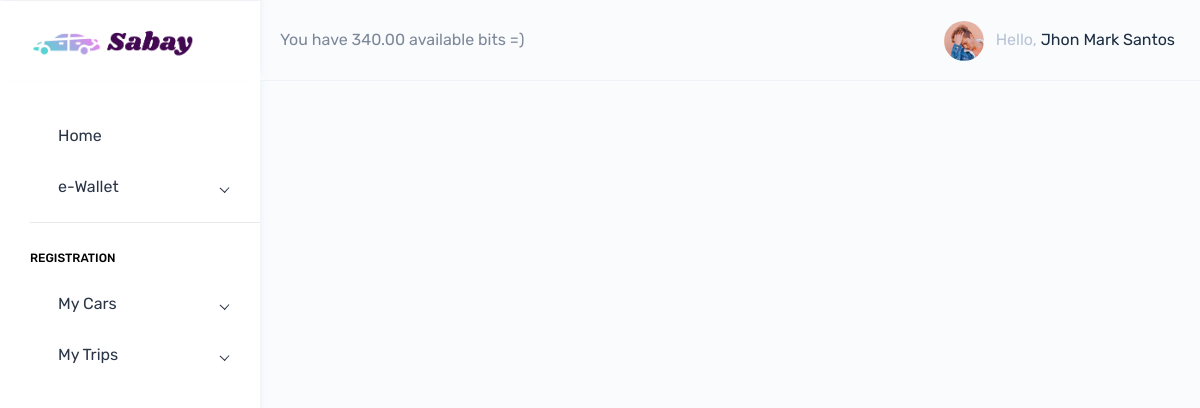
Page /user_trips/index.php (signed in) on the committed database.
### tables this page shows
CREATE TABLE `users` (
  `user_id` int(11) NOT NULL,
  `user_type` varchar(10) DEFAULT NULL,
  `user_fname` varchar(255) NOT NULL,
  `user_mname` varchar(255) DEFAULT NULL,
  `user_lname` varchar(255) NOT NULL,
  `user_contact_no` char(13) DEFAULT NULL,
  `user_email` varchar(255) NOT NULL,
  `user_password` varchar(255) NOT NULL,
  `user_barangay` varchar(255) NOT NULL,
  `user_city` varchar(255) NOT NULL,
  `user_province` varchar(255) NOT NULL,
  `user_id_type` varchar(255) DEFAULT NULL,
  `user_id_number` varchar(255) DEFAULT NULL,
  `user_id_rejected` tinyint(1) NOT NULL,
  `user_id_confirmed_at` timestamp NULL DEFAULT NULL,
  `user_verified_at` timestamp NULL DEFAULT NULL,
  `user_created_at` timestamp NOT NULL DEFAULT current_timestamp(),
  `user_balance` float(9,2) NOT NULL
);

### user_trips/index.php (the view, shortened to what this page needs)
<?php
include '../includes/connection.php';
include_once '../includes/auth.php';
$sql = "SELECT * FROM users WHERE user_id=$id";
$result = $connection->query($sql);
$row = $result->fetch_assoc();
require '../user_components/head.php';
?>
<?php
require '../user_components/topbar.php';
require '../user_components/sidebar.php';
?>
    <?php
    include_once '../user_components/foot.php';
    ?>

### includes/connection.php (called while the page is built, shortened)
<?php
$home = "http://localhost/2ND YEAR/3RD TERM/carpool-app";
?>

### includes/auth.php (called while the page is built)
<?php
if (isset($_SESSION['auth_id'])) {
    $id = $_SESSION['auth_id'];
} else {
    $_SESSION['bg'] =  "warning";
    $_SESSION['message'] = "Please login first!";
    header('Location: ' . $home . '/login.php');
    exit;
}

### user_trips/index.php (the view, shortened to what this page needs)
<?php
include '../includes/connection.php';
include_once '../includes/auth.php';
$sql = "SELECT * FROM users WHERE user_id=$id";
$result = $connection->query($sql);
$row = $result->fetch_assoc();
require '../user_components/head.php';
?>
<?php
require '../user_components/topbar.php';
require '../user_components/sidebar.php';
?>
    <?php
    include_once '../user_components/foot.php';
    ?>

### user_components/topbar.php (shortened to what this page needs)
</head>
<body >
    <div id="main-wrapper" data-theme="light" data-layout="vertical" data-navbarbg="skin6" data-sidebartype="full" data-sidebar-position="fixed" data-header-position="fixed" data-boxed-layout="full">
        <header class="topbar" data-navbarbg="skin6" >
            <nav class="navbar top-navbar navbar-expand-lg">
                <div class="navbar-header" data-logobg="skin6">
                    <div class="navbar-brand">
                        <a href="<?= $home . '/admin/index.php'?>">
                            <img src="../assets/img/header_logo.png" alt="" class="img-fluid">
                        </a>
                    </div>
                </div>
                <div class="navbar-collapse collapse" id="navbarSupportedContent">
                    <ul class="navbar-nav float-left me-auto ms-3 ps-1">
                       You have <?=  $row['user_balance'] ?> available bits =)
                    </ul>
                    <ul class="navbar-nav float-end">
                        <li class="nav-item dropdown">
                            <a class="nav-link dropdown-toggle" href="javascript:void(0)" data-bs-toggle="dropdown" aria-haspopup="true" aria-expanded="false">
                            <img src="../user_components/backend/assets/images/users/profile-pic.jpg" alt="user" class="rounded-circle" width="40">
                                <span class="ms-2 d-none d-lg-inline-block"><span>Hello,</span> <span class="text-dark"><?= $row['user_fname'] . ' ' . $row['user_lname'] ?></span> <i data-feather="chevron-down" class="svg-icon"></i></span>
                            </a>
                        </li>
                    </ul>
                </div>
            </nav>
        </header>

### rows in the picture
users: user_balance "340.00", user_fname "Jhon Mark", user_lname "Santos"
